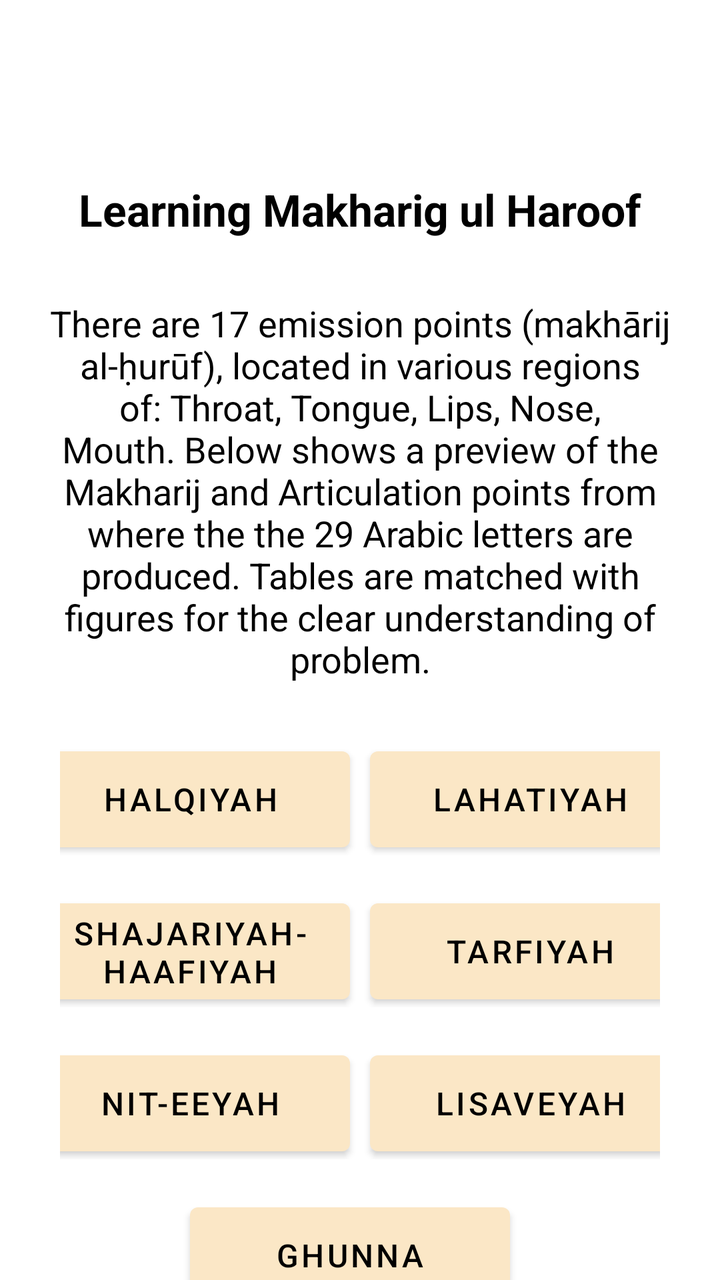
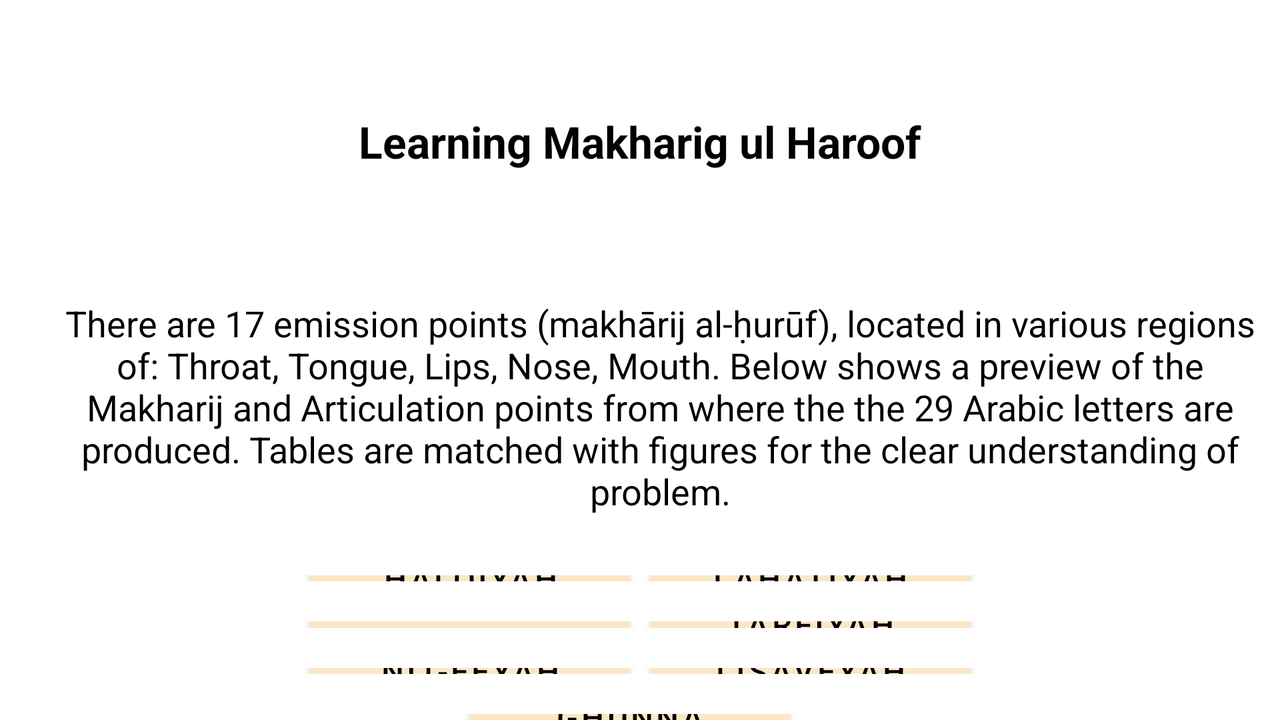

Compare how this app lays out the same screen by default and in its alternative resource folder. The renders come first, then the two layout files and the values they reference.
<!-- AndroidManifest.xml: application theme Theme.Bsef18a521 -->
<!-- res/layout/learn_activity.xml -->
<?xml version="1.0" encoding="utf-8"?>
<androidx.constraintlayout.widget.ConstraintLayout xmlns:android="http://schemas.android.com/apk/res/android"
    xmlns:app="http://schemas.android.com/apk/res-auto"
    xmlns:tools="http://schemas.android.com/tools"
    android:layout_width="match_parent"
    android:layout_height="match_parent"
    android:background="@drawable/background">


    <ImageView
        android:layout_width="30dp"
        android:layout_height="30dp"
        android:layout_marginLeft="20dp"
        android:layout_marginTop="40dp"
        android:onClick="onGoBack"
        android:src="@drawable/back"
        app:layout_constraintStart_toStartOf="parent"
        app:layout_constraintTop_toTopOf="parent" />

    <TextView
        android:id="@+id/textView4"
        android:layout_width="match_parent"
        android:layout_height="wrap_content"
        android:layout_marginTop="90dp"
        android:gravity="center"
        android:text="Learning Makharig ul Haroof"
        android:textColor="@color/black"
        android:textSize="22dp"
        android:textStyle="bold"
        app:layout_constraintEnd_toEndOf="parent"
        app:layout_constraintHorizontal_bias="0.0"
        app:layout_constraintStart_toStartOf="parent"
        app:layout_constraintTop_toTopOf="parent" />

    <TextView
        android:id="@+id/textView3"
        android:layout_width="wrap_content"
        android:layout_height="wrap_content"
        android:layout_marginTop="30dp"
        android:gravity="center"
        android:paddingHorizontal="15dp"
        android:text="There are 17 emission points (makhārij al-ḥurūf), located in various regions of: Throat, Tongue, Lips, Nose, Mouth. Below shows a preview of the Makharij and Articulation points from where the the 29 Arabic letters are produced. Tables are matched with figures for the clear understanding of problem."
        android:textColor="@color/black"
        android:textSize="18sp"
        app:layout_constraintEnd_toEndOf="parent"
        app:layout_constraintHorizontal_bias="0.497"
        app:layout_constraintStart_toStartOf="parent"
        app:layout_constraintTop_toBottomOf="@+id/textView4" />


    <LinearLayout
        android:id="@+id/linearLayout"
        android:layout_width="match_parent"
        android:layout_height="56dp"
        android:layout_marginHorizontal="30dp"
        android:layout_marginTop="30dp"
        android:gravity="center"
        android:orientation="horizontal"
        app:layout_constraintEnd_toEndOf="@+id/textView3"
        app:layout_constraintStart_toStartOf="@+id/textView3"
        app:layout_constraintTop_toBottomOf="@+id/textView3">

        <Button
            android:layout_width="160dp"
            android:layout_height="60dp"
            android:layout_marginRight="10dp"
            android:onClick="navigateToDetailScreen"
            android:tag="Halqiyah"
            android:text="Halqiyah"
            android:textColor="@color/black"
            android:textSize="16sp" />

        <Button
            android:layout_width="160dp"
            android:layout_height="60dp"
            android:onClick="navigateToDetailScreen"
            android:tag="Lahatiyah"
            android:text="Lahatiyah"
            android:textColor="@color/black"
            android:textSize="16sp" />
    </LinearLayout>

    <LinearLayout
        android:id="@+id/linearLayout3"
        android:layout_width="match_parent"
        android:layout_height="56dp"
        android:layout_marginHorizontal="30dp"
        android:layout_marginTop="20dp"
        android:gravity="center"
        android:orientation="horizontal"
        app:layout_constraintEnd_toEndOf="@+id/linearLayout"
        app:layout_constraintStart_toStartOf="@+id/linearLayout"
        app:layout_constraintTop_toBottomOf="@+id/linearLayout">

        <Button
            android:layout_width="160dp"
            android:layout_height="60dp"
            android:layout_marginRight="10dp"
            android:onClick="navigateToDetailScreen"
            android:tag="Shajariyah-Haafiyah"
            android:text="Shajariyah-Haafiyah"
            android:textColor="@color/black"
            android:textSize="16sp" />

        <Button
            android:layout_width="160dp"
            android:layout_height="60dp"
            android:onClick="navigateToDetailScreen"
            android:tag="Tarfiyah"
            android:text="Tarfiyah"
            android:textColor="@color/black"
            android:textSize="16sp" />
    </LinearLayout>


    <LinearLayout
        android:id="@+id/linearLayout4"
        android:layout_width="match_parent"
        android:layout_height="56dp"
        android:layout_marginHorizontal="30dp"
        android:layout_marginTop="20dp"
        android:gravity="center"
        android:orientation="horizontal"
        app:layout_constraintStart_toStartOf="@+id/linearLayout3"
        app:layout_constraintTop_toBottomOf="@+id/linearLayout3">

        <Button
            android:layout_width="160dp"
            android:layout_height="60dp"
            android:layout_marginRight="10dp"
            android:onClick="navigateToDetailScreen"
            android:tag="Nit-eeyah"
            android:text="Nit-eeyah"
            android:textColor="@color/black"
            android:textSize="16sp" />

        <Button
            android:layout_width="160dp"
            android:layout_height="60dp"
            android:onClick="navigateToDetailScreen"
            android:tag="Lisaveyah"
            android:text="Lisaveyah"
            android:textColor="@color/black"
            android:textSize="16sp" />
    </LinearLayout>


    <LinearLayout
        android:layout_width="match_parent"
        android:layout_height="56dp"
        android:layout_marginHorizontal="30dp"
        android:layout_marginTop="20dp"
        android:gravity="center"
        android:orientation="horizontal"
        app:layout_constraintEnd_toEndOf="@+id/linearLayout4"
        app:layout_constraintStart_toStartOf="@+id/linearLayout4"
        app:layout_constraintTop_toBottomOf="@+id/linearLayout4">

        <Button
            android:layout_width="160dp"
            android:layout_height="60dp"
            android:layout_marginRight="10dp"
            android:onClick="navigateToDetailScreen"
            android:tag="Ghunna"
            android:text="Ghunna"
            android:textColor="@color/black"
            android:textSize="16sp" />


    </LinearLayout>

</androidx.constraintlayout.widget.ConstraintLayout>
<!-- resources referenced by this layout -->
<resources>
  <color name="black">#FF000000</color>
  <!-- from res/values-v21/ -->
  <style name="Theme.Bsef18a521" parent="Theme.MaterialComponents.DayNight.NoActionBar">
          
          <item name="colorPrimary">@color/purple_500</item>
          <item name="colorPrimaryVariant">@color/purple_700</item>
          <item name="colorOnPrimary">@color/white</item>
          
          <item name="colorSecondary">@color/teal_200</item>
          <item name="colorSecondaryVariant">@color/teal_700</item>
          <item name="colorOnSecondary">@color/black</item>
          
  
          
          <item name="android:windowTranslucentStatus">true</item>
          <item name="android:windowTranslucentNavigation">true</item>
  
      </style>
  <color name="purple_500">#FBE7C6</color>
  <color name="purple_700">#FF3700B3</color>
  <color name="white">#FFFFFFFF</color>
  <color name="teal_200">#FF03DAC5</color>
  <color name="teal_700">#FF018786</color>
</resources>
<!-- res/layout-land/learn_activity.xml (the repository's variant of the layout above) -->
<!-- drawn on the phone turned sideways -->
<?xml version="1.0" encoding="utf-8"?>
<androidx.constraintlayout.widget.ConstraintLayout xmlns:android="http://schemas.android.com/apk/res/android"
    xmlns:app="http://schemas.android.com/apk/res-auto"
    xmlns:tools="http://schemas.android.com/tools"
    android:layout_width="match_parent"
    android:layout_height="match_parent"
    android:background="@drawable/background">


    <ImageView
        android:id="@+id/imageView"
        android:layout_width="30dp"
        android:layout_height="30dp"
        android:layout_marginStart="20dp"
        android:layout_marginLeft="20dp"
        android:layout_marginTop="10dp"
        android:onClick="goBack"
        android:src="@drawable/back"
        app:layout_constraintStart_toStartOf="parent"
        app:layout_constraintTop_toTopOf="parent" />

    <TextView
        android:id="@+id/textView4"
        android:layout_width="match_parent"
        android:layout_height="wrap_content"
        android:layout_marginTop="56dp"
        android:layout_marginBottom="64dp"
        android:gravity="center"
        android:text="Learning Makharig ul Haroof"
        android:textColor="@color/black"
        android:textSize="22dp"
        android:textStyle="bold"
        app:layout_constraintBottom_toTopOf="@+id/textView3"
        app:layout_constraintEnd_toEndOf="parent"
        app:layout_constraintHorizontal_bias="0.0"
        app:layout_constraintStart_toStartOf="parent"
        app:layout_constraintTop_toTopOf="parent" />

    <TextView
        android:id="@+id/textView3"
        android:layout_width="wrap_content"
        android:layout_height="wrap_content"
        android:layout_marginBottom="30dp"
        android:gravity="center"
        android:paddingHorizontal="15dp"
        android:text="There are 17 emission points (makhārij al-ḥurūf), located in various regions of: Throat, Tongue, Lips, Nose, Mouth. Below shows a preview of the Makharij and Articulation points from where the the 29 Arabic letters are produced. Tables are matched with figures for the clear understanding of problem."
        android:textColor="@color/black"
        android:textSize="18sp"
        app:layout_constraintBottom_toTopOf="@+id/linearLayout"
        app:layout_constraintEnd_toEndOf="parent"
        app:layout_constraintStart_toStartOf="@+id/imageView"
        app:layout_constraintTop_toBottomOf="@+id/textView4" />


    <LinearLayout
        android:id="@+id/linearLayout"
        android:layout_width="0dp"
        android:layout_height="0dp"
        android:layout_marginHorizontal="30dp"
        android:layout_marginStart="30dp"
        android:layout_marginLeft="30dp"
        android:layout_marginEnd="30dp"
        android:layout_marginRight="30dp"
        android:layout_marginBottom="20dp"
        android:gravity="center"
        android:orientation="horizontal"
        app:layout_constraintBottom_toTopOf="@+id/linearLayout3"
        app:layout_constraintEnd_toEndOf="parent"
        app:layout_constraintStart_toStartOf="parent"
        app:layout_constraintTop_toBottomOf="@+id/textView3">

        <Button
            android:layout_width="160dp"
            android:layout_height="60dp"
            android:layout_marginRight="10dp"
            android:onClick="navigateToDetailScreen"
            android:tag="Halqiyah"
            android:text="Halqiyah"
            android:textColor="@color/black"
            android:textSize="16sp" />

        <Button
            android:layout_width="160dp"
            android:layout_height="60dp"
            android:onClick="navigateToDetailScreen"
            android:tag="Lahatiyah"
            android:text="Lahatiyah"
            android:textColor="@color/black"
            android:textSize="16sp" />
    </LinearLayout>

    <LinearLayout
        android:id="@+id/linearLayout3"
        android:layout_width="0dp"
        android:layout_height="0dp"
        android:layout_marginHorizontal="30dp"
        android:layout_marginStart="30dp"
        android:layout_marginLeft="30dp"
        android:layout_marginEnd="30dp"
        android:layout_marginRight="30dp"
        android:layout_marginBottom="20dp"
        android:gravity="center"
        android:orientation="horizontal"
        app:layout_constraintBottom_toTopOf="@+id/linearLayout4"
        app:layout_constraintEnd_toEndOf="parent"
        app:layout_constraintStart_toStartOf="parent"
        app:layout_constraintTop_toBottomOf="@+id/linearLayout">

        <Button
            android:layout_width="160dp"
            android:layout_height="60dp"
            android:layout_marginRight="10dp"
            android:onClick="navigateToDetailScreen"
            android:tag="Shajariyah-Haafiyah"
            android:text="Shajariyah-Haafiyah"
            android:textColor="@color/black"
            android:textSize="16sp" />

        <Button
            android:layout_width="160dp"
            android:layout_height="60dp"
            android:onClick="navigateToDetailScreen"
            android:tag="Tarfiyah"
            android:text="Tarfiyah"
            android:textColor="@color/black"
            android:textSize="16sp" />
    </LinearLayout>


    <LinearLayout
        android:id="@+id/linearLayout4"
        android:layout_width="0dp"
        android:layout_height="0dp"
        android:layout_marginHorizontal="30dp"
        android:layout_marginStart="30dp"
        android:layout_marginLeft="30dp"
        android:layout_marginEnd="30dp"
        android:layout_marginRight="30dp"
        android:layout_marginBottom="20dp"
        android:gravity="center"
        android:orientation="horizontal"
        app:layout_constraintBottom_toTopOf="@+id/linearLayout2"
        app:layout_constraintEnd_toEndOf="parent"
        app:layout_constraintStart_toStartOf="parent"
        app:layout_constraintTop_toBottomOf="@+id/linearLayout3">

        <Button
            android:layout_width="160dp"
            android:layout_height="60dp"
            android:layout_marginRight="10dp"
            android:onClick="navigateToDetailScreen"
            android:tag="Nit-eeyah"
            android:text="Nit-eeyah"
            android:textColor="@color/black"
            android:textSize="16sp" />

        <Button
            android:layout_width="160dp"
            android:layout_height="60dp"
            android:onClick="navigateToDetailScreen"
            android:tag="Lisaveyah"
            android:text="Lisaveyah"
            android:textColor="@color/black"
            android:textSize="16sp" />
    </LinearLayout>


    <LinearLayout
        android:id="@+id/linearLayout2"
        android:layout_width="0dp"
        android:layout_height="0dp"
        android:layout_marginHorizontal="30dp"
        android:layout_marginStart="30dp"
        android:layout_marginLeft="30dp"
        android:layout_marginEnd="30dp"
        android:layout_marginRight="30dp"
        android:gravity="center"
        android:orientation="horizontal"
        app:layout_constraintBottom_toBottomOf="parent"
        app:layout_constraintEnd_toEndOf="parent"
        app:layout_constraintStart_toStartOf="parent"
        app:layout_constraintTop_toBottomOf="@+id/linearLayout4">

        <Button
            android:layout_width="160dp"
            android:layout_height="60dp"
            android:layout_marginRight="10dp"
            android:onClick="navigateToDetailScreen"
            android:tag="Ghunna"
            android:text="Ghunna"
            android:textColor="@color/black"
            android:textSize="16sp" />


    </LinearLayout>

</androidx.constraintlayout.widget.ConstraintLayout>
